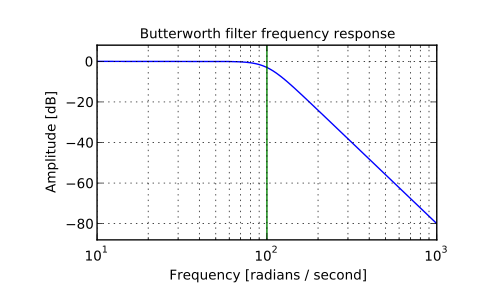

Generate this figure with Python:
# Plot the filter's frequency response, showing the critical points:

from scipy import signal
import matplotlib.pyplot as plt

b, a = signal.butter(4, 100, 'low', analog=True)
w, h = signal.freqs(b, a)
plt.plot(w, 20 * np.log10(abs(h)))
plt.xscale('log')
plt.title('Butterworth filter frequency response')
plt.xlabel('Frequency [radians / second]')
plt.ylabel('Amplitude [dB]')
plt.margins(0, 0.1)
plt.grid(which='both', axis='both')
plt.axvline(100, color='green') # cutoff frequency
plt.show()
